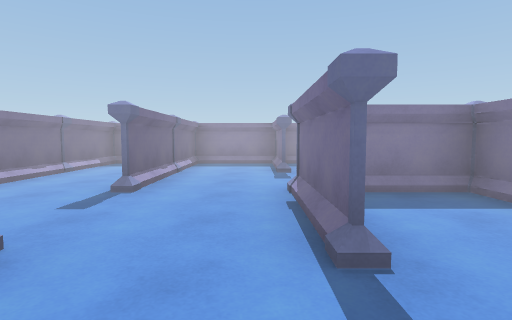
View 1 (above)

16 first-person views from a walk through a scene from a Unity 3-D project. The camera is 1.2 m above the floor, tilts 4° down and sees 80° across. The floor is counted in squares, 2 m on a side. Each view is taken from the middle of a square. On the plan, view 1 faces up. The plan holds only what a view shows up to about 9 squares ahead; the rest is blank. The player is left out.

View 2
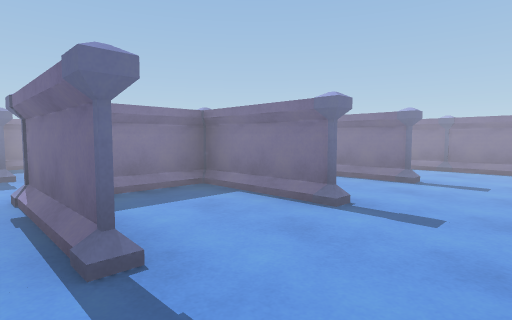

View 3
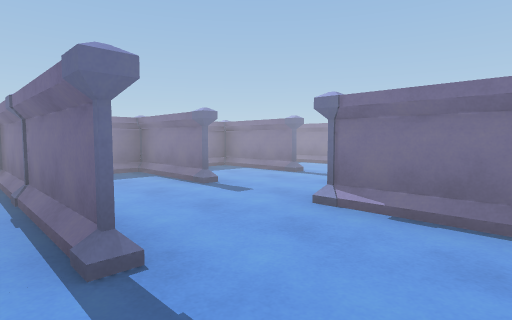

View 4
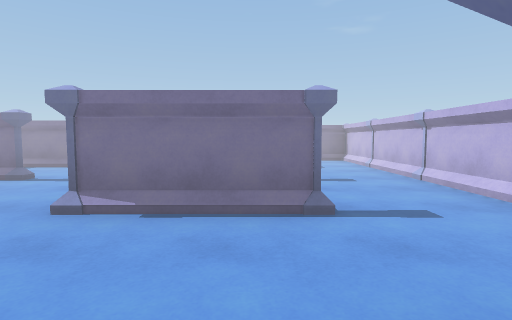

View 5
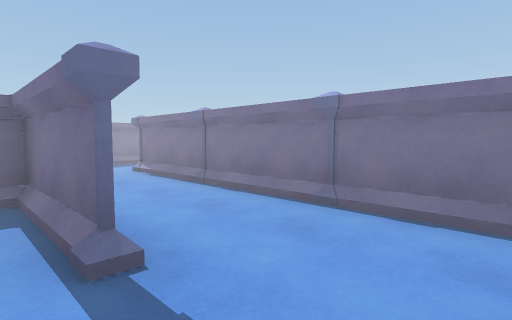

View 6
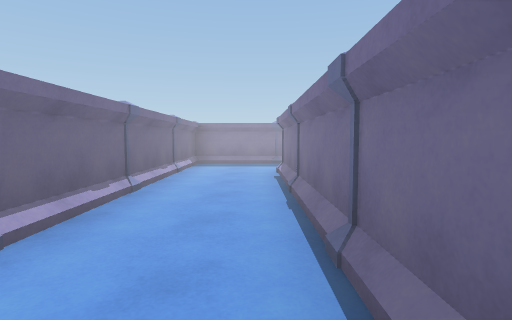

View 7
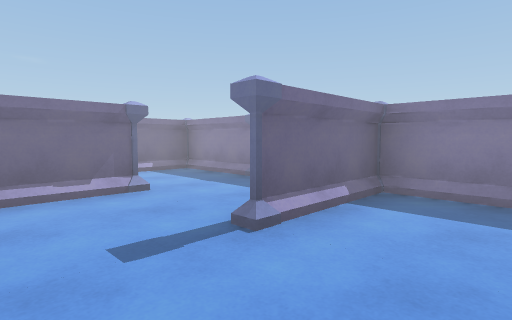

View 8
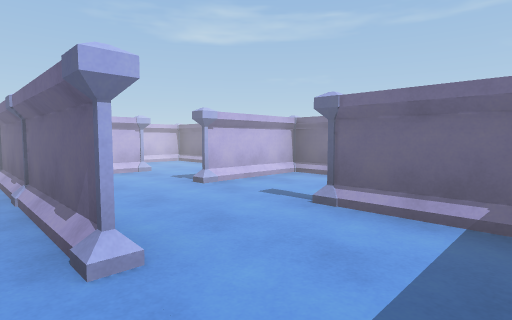

View 9
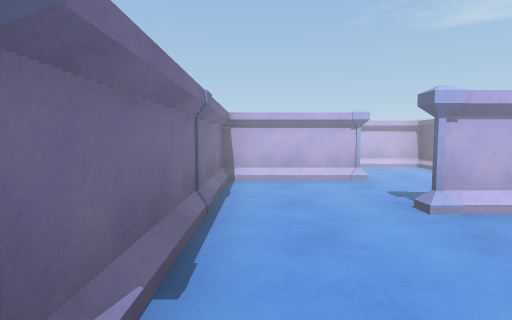

View 10
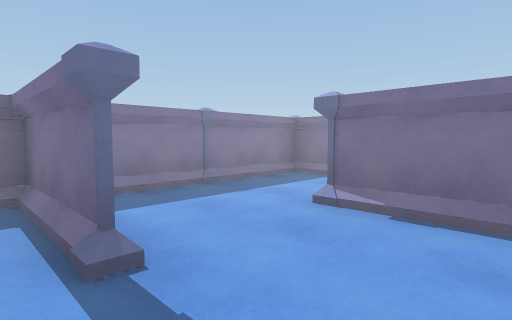

View 11
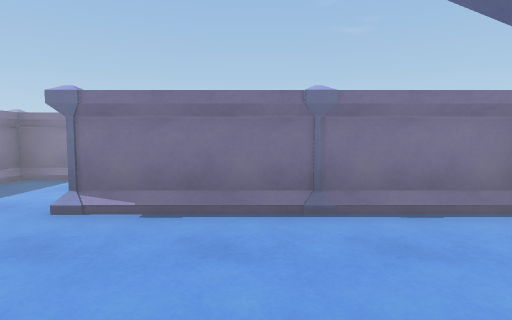

View 12
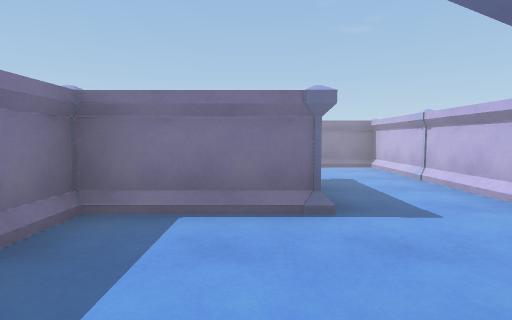

View 13
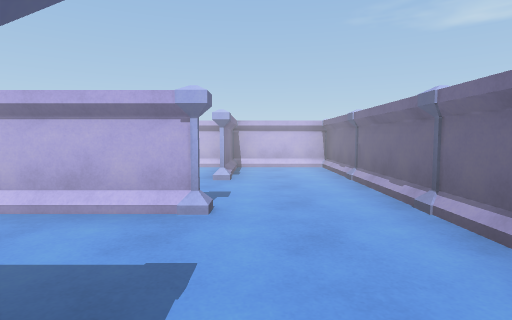

View 14
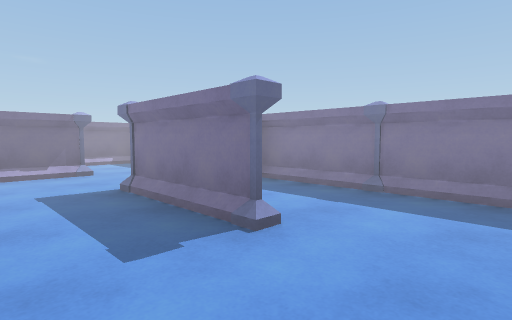

View 15
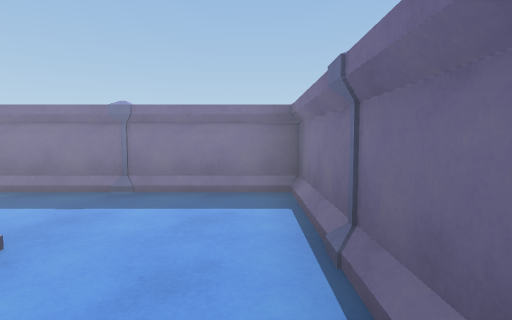

View 16
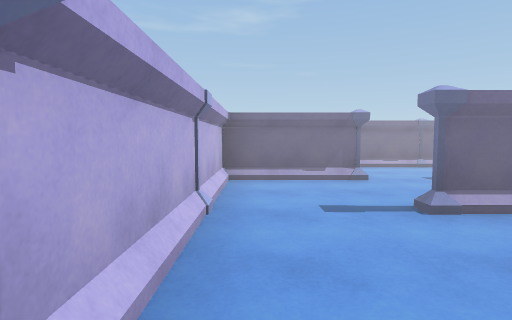

### Floor plan
Ten units are one square. View 1 is at (0, 0); x grows to the right and y downward. Boxes are objects, and circles mark ways between rooms. Rooms are numbered by the first view taken in them; rooms with no view inside come last. Other rooms are left out.
<svg viewBox="-50 -90 220 125">
<path fill="none" stroke="#000" d="M5 -55 5 -75 -15 -75 -15 -35M5 -15 5 -35M-15 -15 -15 5M-15 -35 -15 -75M65 5 65 -55M45 -15 45 -35M25 5 76 5M74 -75 45 -75 45 -18M85 -15 96 -15M105 -15 105 -55M85 -55 85 -75 85 -55M65 -6 65 5M65 -55 65 -35M115 -75 82 -75M125 -55 125 -75 115 -75M139 -55 125 -55M125 -35 165 -35 165 -75 126 -75M105 -55 105 -15M25 -15 25 -35 12 -35M5 -21 5 -15M5 5 25 5M45 -60 45 -70M25 -55 25 -75 20 -75"/>
<rect x="-5" y="-15" width="20" height="10" fill="#bbb"><title>pillar</title></rect>
<rect x="-5" y="-35" width="10" height="10" fill="#bbb"><title>pillar</title></rect>
<rect x="-5" y="-55" width="20" height="10" fill="#bbb"><title>pillar</title></rect>
<rect x="-5" y="-75" width="10" height="10" fill="#bbb"><title>other object</title></rect>
<rect x="-45" y="-45" width="10" height="20" fill="#bbb"><title>pillar</title></rect>
<rect x="-45" y="-65" width="10" height="20" fill="#bbb"><title>pillar</title></rect>
<rect x="-45" y="-85" width="10" height="20" fill="#bbb"><title>other object</title></rect>
<rect x="-25" y="5" width="10" height="10" fill="#bbb"><title>other object</title></rect>
<rect x="-25" y="-15" width="10" height="10" fill="#bbb"><title>pillar</title></rect>
<rect x="-25" y="-35" width="20" height="10" fill="#bbb"><title>pillar</title></rect>
<rect x="-25" y="-55" width="10" height="10" fill="#bbb"><title>pillar</title></rect>
<rect x="-25" y="-75" width="10" height="10" fill="#bbb"><title>other object</title></rect>
<rect x="15" y="-15" width="20" height="10" fill="#bbb"><title>pillar</title></rect>
<rect x="35" y="5" width="10" height="10" fill="#bbb"><title>pillar</title></rect>
<rect x="35" y="-15" width="20" height="10" fill="#bbb"><title>pillar</title></rect>
<rect x="35" y="-35" width="10" height="10" fill="#bbb"><title>pillar</title></rect>
<rect x="55" y="5" width="10" height="10" fill="#bbb"><title>other object</title></rect>
<rect x="55" y="-15" width="10" height="10" fill="#bbb"><title>pillar</title></rect>
<rect x="55" y="-35" width="10" height="10" fill="#bbb"><title>pillar</title></rect>
<rect x="55" y="-55" width="10" height="10" fill="#bbb"><title>pillar</title></rect>
<rect x="55" y="-75" width="10" height="10" fill="#bbb"><title>pillar</title></rect>
<rect x="75" y="-25" width="10" height="20" fill="#bbb"><title>pillar</title></rect>
<rect x="75" y="-35" width="10" height="10" fill="#bbb"><title>pillar</title></rect>
<rect x="75" y="-55" width="20" height="10" fill="#bbb"><title>pillar</title></rect>
<rect x="75" y="-75" width="10" height="10" fill="#bbb"><title>pillar</title></rect>
<rect x="95" y="5" width="10" height="10" fill="#bbb"><title>other object</title></rect>
<rect x="95" y="-15" width="10" height="10" fill="#bbb"><title>pillar</title></rect>
<rect x="95" y="-35" width="10" height="10" fill="#bbb"><title>pillar</title></rect>
<rect x="95" y="-55" width="10" height="10" fill="#bbb"><title>pillar</title></rect>
<rect x="95" y="-75" width="10" height="10" fill="#bbb"><title>pillar</title></rect>
<rect x="115" y="-75" width="10" height="10" fill="#bbb"><title>pillar</title></rect>
<rect x="115" y="-45" width="10" height="20" fill="#bbb"><title>pillar</title></rect>
<rect x="115" y="-55" width="10" height="10" fill="#bbb"><title>pillar</title></rect>
<rect x="135" y="-35" width="10" height="10" fill="#bbb"><title>pillar</title></rect>
<rect x="135" y="-55" width="10" height="10" fill="#bbb"><title>pillar</title></rect>
<rect x="135" y="-75" width="10" height="10" fill="#bbb"><title>pillar</title></rect>
<rect x="155" y="-35" width="10" height="10" fill="#bbb"><title>other object</title></rect>
<rect x="155" y="-55" width="10" height="10" fill="#bbb"><title>pillar</title></rect>
<rect x="155" y="-75" width="10" height="10" fill="#bbb"><title>pillar</title></rect>
<rect x="15" y="-35" width="10" height="10" fill="#bbb"><title>pillar</title></rect>
<rect x="15" y="-55" width="20" height="10" fill="#bbb"><title>pillar</title></rect>
<rect x="35" y="-55" width="10" height="10" fill="#bbb"><title>pillar</title></rect>
<rect x="35" y="-75" width="10" height="10" fill="#bbb"><title>other object</title></rect>
<rect x="15" y="-75" width="10" height="10" fill="#bbb"><title>other object</title></rect>
<circle cx="-10" cy="-25" r="3" fill="#2a7"/>
<circle cx="10" cy="-5" r="3" fill="#2a7"/>
<circle cx="10" cy="-45" r="3" fill="#2a7"/>
<circle cx="70" cy="-65" r="3" fill="#2a7"/>
<circle cx="30" cy="-5" r="3" fill="#2a7"/>
<circle cx="40" cy="-25" r="3" fill="#2a7"/>
<circle cx="110" cy="-65" r="3" fill="#2a7"/>
<circle cx="120" cy="-50" r="3" fill="#2a7"/>
<circle cx="20" cy="-25" r="3" fill="#2a7"/>
<circle cx="30" cy="-45" r="3" fill="#2a7"/>
<text x="0" y="-40">1</text>
<text x="-30" y="30">2</text>
<text x="60" y="10">3</text>
<text x="90" y="-30">4</text>
<text x="120" y="-70">5</text>
<text x="140" y="-40">6</text>
<text x="20" y="-10">7</text>
<text x="40" y="-50">8</text>
<text x="20" y="-60">9</text>
</svg>
Room 1 opens to room 2. Room 1 opens to room 7. Room 1 opens to room 9. Room 3 opens to room 4. Room 3 opens to room 7. Room 3 opens to room 8. Room 4 opens to room 5. Room 5 opens to room 6. Room 7 opens to room 9. Room 8 opens to room 9.

Where each view was taken, in squares from view 1:
view 1: 0 up, 0 right, facing up
view 2: 0 up, 0 right, facing up-right
view 3: 2 up, 2 left, facing up-right
view 4: 2 up, 2 left, facing right
view 5: 0 up, 4 right, facing up-right
view 6: 0 up, 6 right, facing up
view 7: 4 up, 10 right, facing up-left
view 8: 7 up, 11 right, facing down-left
view 9: 6 up, 10 right, facing down
view 10: 4 up, 8 right, facing up-right
view 11: 4 up, 8 right, facing right
view 12: 6 up, 10 right, facing right
view 13: 6 up, 12 right, facing down
view 14: 4 up, 16 right, facing up-left
view 15: 4 up, 16 right, facing up
view 16: 0 up, 3 right, facing left
